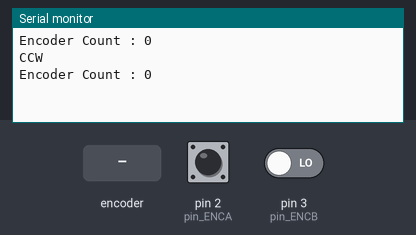
The sketch below on a simulated Arduino Uno, built with avr-gcc and run on an emulated ATmega328P. Shown: the last lines printed to the serial monitor. The inputs (shaded band) are chosen by the test bench; at power-on: pin 2 (pin_ENCA) HIGH, pin 3 (pin_ENCB) LOW.

Above: at 2.2 s.
2.3 s: rotary encoder on pin 2 (pin_ENCA) / pin 3 (pin_ENCB) turned 2 steps (second pin leading)
At 3.8 s:
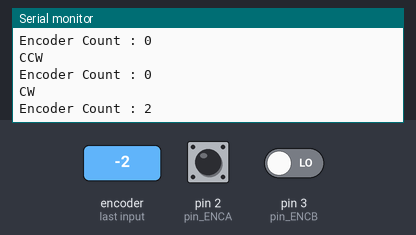
5.5 s: rotary encoder on pin 2 (pin_ENCA) / pin 3 (pin_ENCB) turned 1 step (first pin leading)
At 6.8 s:
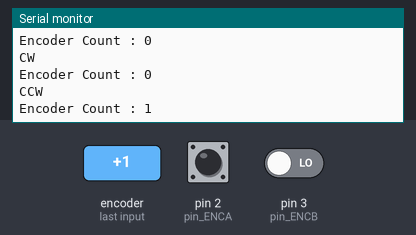
Timing chart, 0 to 8.5 s (numbered marks = the images above; inputs shaded):
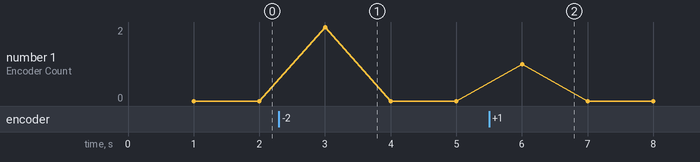

The sketch:

PIONEER_ENCODER1.ino
```cpp
// DC A pin number 4
int pin_DC_A = 4;
// DC B pin number 5
int pin_DC_B = 5;
// Encoder A pin number 2
int pin_ENCA = 2;
// Encoder B pin number 3
int pin_ENCB = 3;
unsigned int Encoder_Count = 0;

char ClockWise=0;

// Encoder Count & Motor Direction
void ENCODERA_ISR(void)
{
  char ENCB;
  ENCB = digitalRead(pin_ENCB);
  if(ENCB==1) ClockWise = 1;
  else        ClockWise = 0;
  Encoder_Count++;
}
void setup() {
  // UART setup baud 115200, data bit 8, parity None, stop bit 1
  Serial.begin(115200);  // same Serial.begin(115200, SERIAL_8N1)

   // DC A pin Output Setup
  pinMode(pin_DC_A, OUTPUT);

  // DC B pin Output Setup
  pinMode(pin_DC_B, OUTPUT);

   // Encoder A pin Input Setup
  pinMode(pin_ENCA, INPUT);
  // Encoder B pin Input Setup
  pinMode(pin_ENCB, INPUT);

  // External interrupt setup
  // source : pin_ENCA, ISR: ENCODER_ISR, mode : RISING
  attachInterrupt(digitalPinToInterrupt(pin_ENCA), ENCODERA_ISR, RISING);

  // Motor CW, CCW
  Motor_CW(200); // CW 방향 모터 구동
  // Motor_CCW(200); // CCW 방향 모터 구동
  delay(1000);
}

void loop() {
  Serial.print("Encoder Count : ");
  Serial.println(Encoder_Count);
  Encoder_Count = 0;
   delay(1000);
  if(ClockWise==1) Serial.println("CW");
  else             Serial.println("CCW");
}

// DC Motor control
// Motor CW
void Motor_CW(int Speed)
{
  digitalWrite(pin_DC_A, LOW);
  analogWrite(pin_DC_B, Speed);
}

// Motor CCW
void Motor_CCW(int Speed)
{
  digitalWrite(pin_DC_B, LOW);
  analogWrite(pin_DC_A, Speed);
}

// Motor Stop
void Stop(void)
{
  digitalWrite(pin_DC_A, LOW);
  digitalWrite(pin_DC_B, LOW);
}
```

Measured:
- after the input at 2.3 s, the serial monitor: prints a new line after 0.70 s (image 1)
- after the input at 5.5 s, the serial monitor: prints a new line after 0.50 s (image 2)
